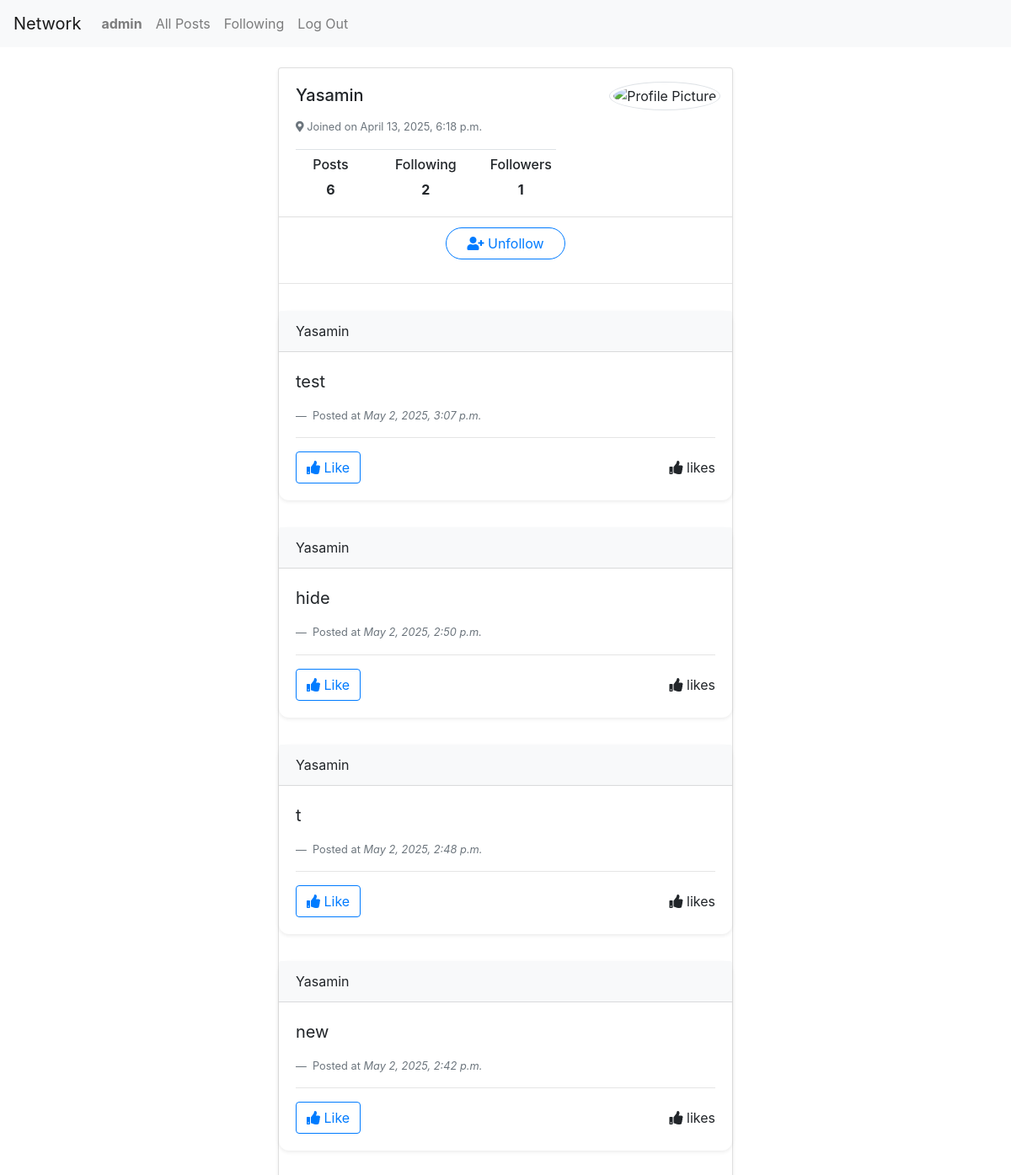
/profile/Yasamin (signed in, upper part), run on an earlier commit of the app's database.
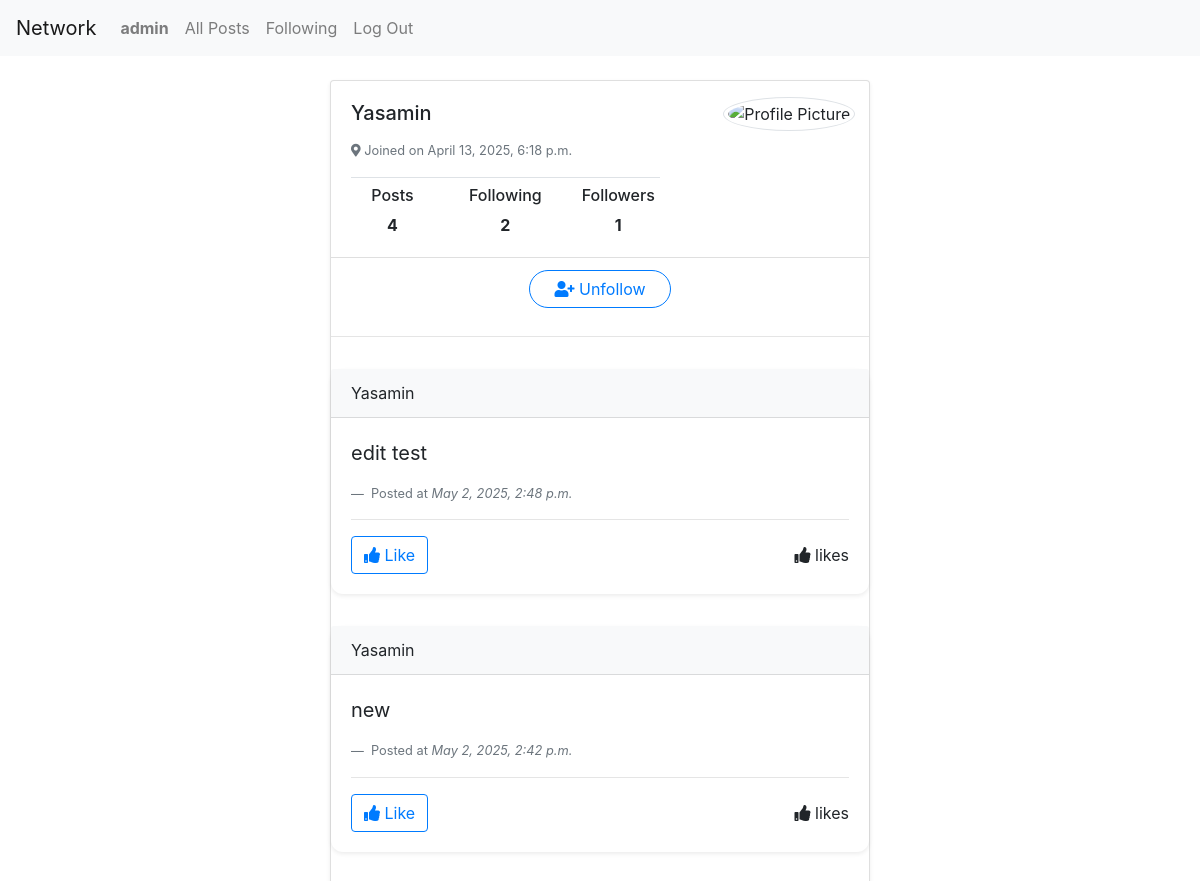
And on a later commit of the database.
### network/models.py (models this page shows, shortened)
class Account(models.Model):
    owner = models.ForeignKey("User", on_delete=models.CASCADE, related_name="accounts")
    following = models.ManyToManyField("self", symmetrical=False, blank=True, related_name="follower") #symmetrical=False -> not every following follows you
    def __str__(self):
        return self.owner.username

class Post(models.Model):
    account = models.ForeignKey("Account", on_delete=models.CASCADE, related_name="posts")
    content = models.TextField(blank=True)
    created_at = models.DateTimeField(auto_now_add=True)
    like =models.IntegerField(default=0)
    class Meta:
        ordering = ["-created_at"]

class User(AbstractUser):
    pass

### network/views.py (the view)
# urls.py: path("profile/<str:username>", views.profile, name="profile"),
@login_required(login_url="login")
def profile(request, username):
    owner = User.objects.get(username=username) #user
    account = Account.objects.get(owner=owner) #account
    currentuseraccount = request.user.accounts.first()
    print(account, currentuseraccount)
    if account != currentuseraccount:
        owns = False
        if account in currentuseraccount.following.all():
            follows= True
        else:
            follows = False
    else:
        owns = True
        follows = False
    return render(request, "network/profile.html",{
        "user": owner,
        "account": account,
        "post" : account.posts.all(),
        "follows" : follows,
        "owns" : owns,
    })

### network/templates/network/profile.html
{% extends "network/layout.html" %}
{% block body %}
<br>
<div class="container">
    <div class="card shadow-sm" style="max-width: 540px; margin: 0 auto;">
        <div class="row g-0">
            <div class="col-md-8">
                <div class="card-body">
                    <h5 class="card-title d-flex justify-content-between align-items-center">
                        {{account}}
                    </h5>
                    <p class="card-text">
                        {% if not owns %}
                            <small class="text-muted">
                                    <i class="fas fa-map-marker-alt"></i> Joined on {{user.date_joined}}
                            </small>
                        {% elif owns %}
                            <small class="text-muted">
                                    <i class="fas fa-map-marker-alt"></i> Joined on {{user.date_joined}}
                            </small>
                        {% endif %}
                    </p>
                    <div class="border-top pt-2">
                        <div class="row text-center">
                            <div class="col">
                                <h6>Posts</h6>
                                <strong>{{account.posts.count}}</strong>
                            </div>
                            <div class="col border-start">
                                <h6>Following</h6>
                                <strong>{{account.following.count}}</strong>
                            </div>
                            <div class="col border-start">
                                <h6>Followers</h6>
                                <strong>{{account.follower.count}}</strong>
                            </div>
                        </div>
                    </div>
                </div>
            </div>
            <div class="col-md-4 p-3 text-center">
            <img src="https://iili.io/312ElzQ.png" class="rounded-circle img-thumbnail " alt="Profile Picture" style="width: 130px; height: 130px; object-fit: cover;">
            </div>
        </div>
        {% if not owns %}
        <div class="card-footer bg-white">
            <div class="d-flex justify-content-around">
                {% if not follows %}
                    <button class="btn btn-outline-primary rounded-pill px-4" id="follow">
                        <i class="fas fa-user-plus me-1"></i><a href="{% url 'follow' account.owner %}"> Follow</a>
                    </button>
                {% elif follows %}
                    <button class="btn btn-outline-primary rounded-pill px-4" id="follow">
                        <i class="fas fa-user-plus me-1"></i><a href="{% url 'unfollow' account.owner %}"> Unfollow</a>
                    </button>
                {% endif %}
            </div>
        </div>
        <hr>
        {% endif %}
        {% for item in post %}
            <div class="card  my-3 shadow-sm border-0" style=" border-radius: 12px; ">
                <div class="card-header bg-light fw-bold">
                    {{ item.account }}
                </div>
                <div class="card-body">
                    <blockquote class="blockquote mb-0">
                        <p>{{ item.content }}</p>
                    </blockquote>
                    <footer class="blockquote-footer">
                        Posted at <cite title="Source Title">{{ item.created_at }}</cite>
                    </footer>
                    <hr>
                    <div class="d-flex justify-content-between align-items-center">
                        <button class="btn btn-outline-primary like-button">
                            <i class="fa fa-thumbs-up"></i> Like
                        </button>
                        <div class="likes">
                            <i class="fa fa-thumbs-up"></i>
                            <span id="like-count">{{ item.like_count }} likes</span>
                        </div>
                    </div>
                </div>
            </div>
        {% endfor %}
    </div>
</div>
{% endblock %}

What changed in the data, as far as the page shows it:
removed Post: account "Yasamin", content "test", created_at "May 2, 2025, 3:07 p.m."
removed Post: account "Yasamin", content "hide", created_at "May 2, 2025, 2:50 p.m."
computed for Account "Yasamin": posts.count "6" → "4"
changed Post: content "t" → "edit test"
